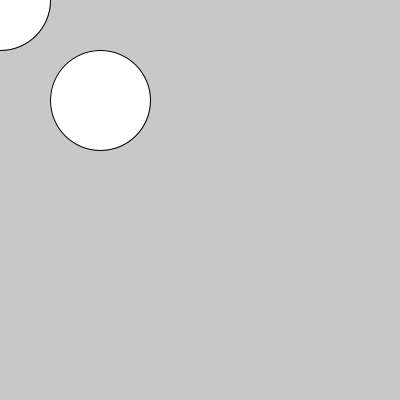
Frame 1 (no input)
Frame 60 (the mouse pressed at the canvas centre just before this capture): identical to frame 1, image omitted
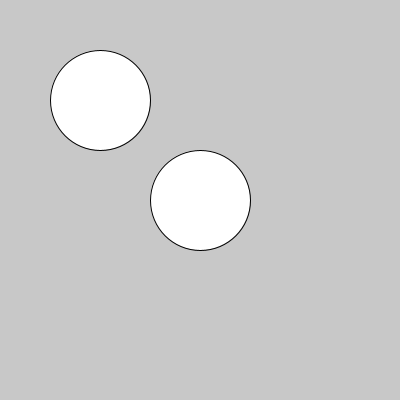
Frame 120 (the mouse held since frame 60 and released just before this capture)

The Processing sketch that drew these frames (run headless with seeded random() and noise(); from frame 60 on, the mouse is pressed at the canvas centre):

// Processing sketch: if_a_600
// ── if_a_600.pde
int a = 1;

void setup(){
  size(400,400);
}

void draw(){
  background(200);
  a++;// a = a + 1 // 0, 1, 2,
  
  if(a < 600){
    ellipse(100,100,100,100);
  }
  
  ellipse(mouseX, mouseY, 100, 100);
  
  println(a);
}
